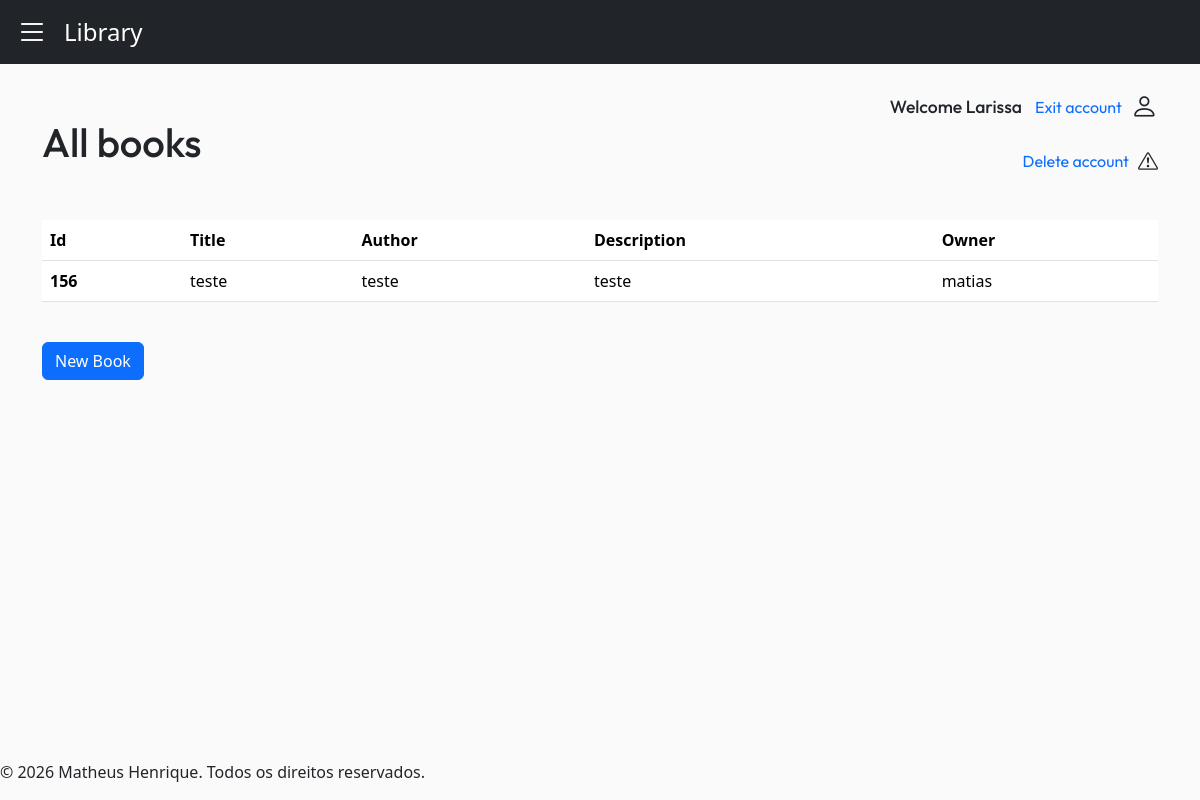
Page / (signed in) on the earlier database version.
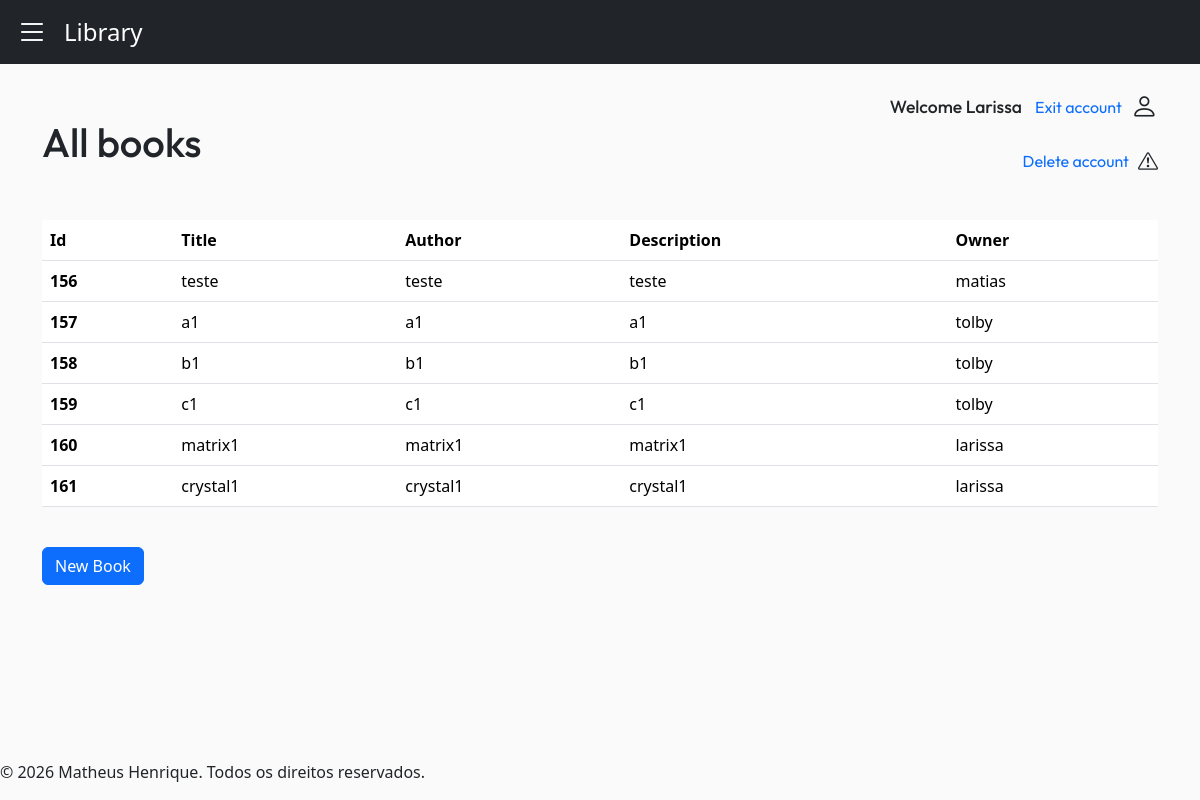
Same page on the later database version.
### myapp/models.py (models this page shows, shortened)
class Book(models.Model):
    title = models.CharField(max_length=200)
    author = models.CharField(max_length=200)
    description = models.TextField(default='')
    owner = models.ForeignKey(User, on_delete=models.CASCADE)

### myapp/views.py (the view)
# urls.py: 2. Add a URL to urlpatterns:  path('', views.home, name='home')
@login_required(login_url="/book/login/")
def home(request):
    books = Book.objects.all()
    username = request.user.username
    books_paginator = Paginator(books, 10)
    page_number = request.GET.get("page")
    page_obj = books_paginator.get_page(page_number)
    return render(request, 'myapp/home.html', {'page_obj': page_obj, 'username': username, 'books': books})

### myapp/templates/myapp/home.html (shortened to what this page needs)
{% extends "myapp/base.html" %}
{% block content %}
    <main class="container">
        {% if books %}
            <h1 class="d-flex align-items-center mt-4">
                All books
                <div class="d-flex flex-column align-items-end ms-auto">
                    <p class="d-flex align-items-center" style="font-size: 1.1rem;">
                        Welcome {{ username|capfirst }}
                        <a href="{% url 'logout' %}" class="btn btn-link pe-2 link-underline" style="text-decoration: none;">
                            <span>Exit account</span>
                        </a>
                        <i class="bi bi-person" style="font-size: 1.7rem;"></i>
                    </p>
                    <p class="d-flex align-items-center" style="font-size: 1rem;">
                        <a href="#"
                            class="btn btn-link pe-2 link-underline"
                            style="text-decoration: none;"
                            data-bs-toggle="modal"
                            data-bs-target="#deleteuser">
                                <span>Delete account</span>
                        </a>
                        <i class="bi bi-exclamation-triangle fs-5"></i>
                    </p>
                </div>
            </h1>
            <table class="table mt-4">
                <thead>
                    <tr>
                    <th scope="col">Id</th>
                    <th scope="col">Title</th>
                    <th scope="col">Author</th>
                    <th scope="col">Description</th>
                    <th scope="col">Owner</th>
                    </tr>
                </thead>
                <tbody>
                    {% for book in page_obj %}
                        <tr>
                        <th scope="row">{{ book.id }}</th>
                        <td>{{ book.title }}</td>
                        <td>{{ book.author }}</td>
                        <td>{{ book.description }}</td>
                        <td>{{ book.owner }}</td>
                        </tr>
                    {% endfor %}
                </tbody>
            </table>
            <a href="{% url "create_book" %}" class="btn btn-primary mt-4">New Book</a>
        {% endif %}
    </main>
{% endblock content %}

### myapp/templates/myapp/base.html (shortened to what this page needs)
{% load crispy_forms_tags %}
<!DOCTYPE html>
<html lang="pt-br">
<head>
    {% load static %}
    {% load bootstrap5 %}
    {% bootstrap_css %}
    <link rel="stylesheet" href="https://cdn.jsdelivr.net/npm/bootstrap-icons@1.11.1/font/bootstrap-icons.css">
    <link href="{% static "myapp/css/style.css" %}" rel="stylesheet">
</head>
<body class="d-flex flex-column min-vh-100" style="background-color: #FAFAFA;">
    <nav class="navbar navbar-dark bg-dark d-flex">
    <div class="dropdown">
        <a href="#" role="button" data-bs-toggle="dropdown" aria-expanded="false">
        <i class="bi bi-list text-white fs-2 ms-3"></i>
        </a>
    </div>
    <a class="navbar-brand ms-3 fs-4 me-auto" href="{% url "home" %}">Library</a>
    </nav>
{% block content %}
{% endblock content %}
<footer class="mt-auto">
    <p>&copy; 2026 Matheus Henrique. Todos os direitos reservados.</p>
</footer>
</body>
</html>

### myapp/static/myapp/css/style.css (style rules this page uses)
h1 { font-family: "Outfit", sans-serif; }

Differences in the rows shown:
added Book: id "157", title "a1", author "a1", description "a1", owner "tolby"
added Book: id "158", title "b1", author "b1", description "b1", owner "tolby"
added Book: id "159", title "c1", author "c1", description "c1", owner "tolby"
added Book: id "160", title "matrix1", author "matrix1", description "matrix1", owner "larissa"
added Book: id "161", title "crystal1", author "crystal1", description "crystal1", owner "larissa"
